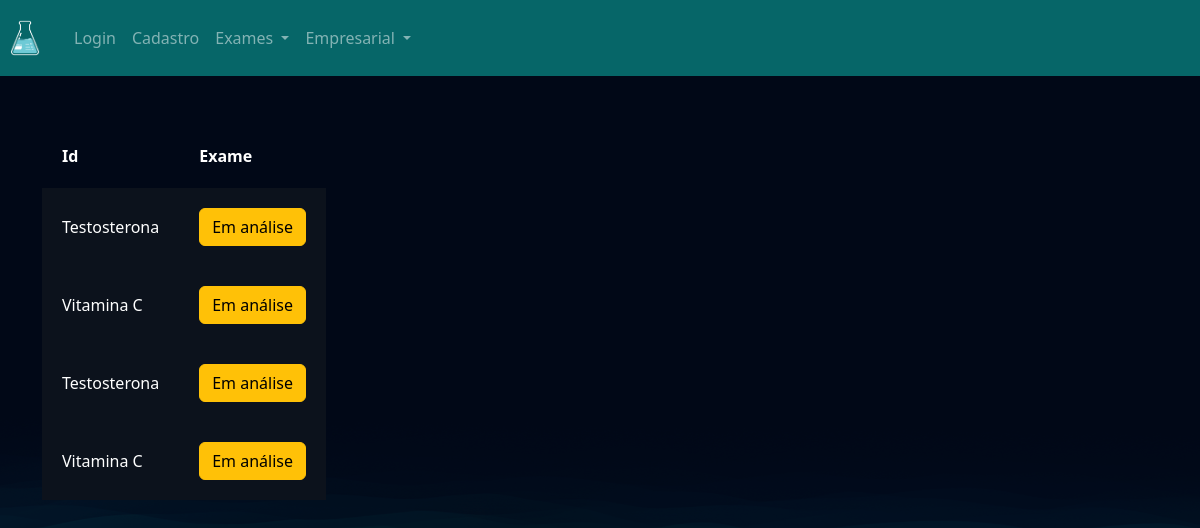
The page /exames/acesso_medico/IybqFzsm (signed in) on the database its author committed.
### exames/models.py (models this page shows, shortened)
class SolicitacaoExame(models.Model):
    choice_status = (
        ('E', 'Em análise'),
        ('F', 'Finalizado')
    )
    usuario = models.ForeignKey(User, on_delete=models.DO_NOTHING)
    exame = models.ForeignKey(TiposExames, on_delete=models.DO_NOTHING)
    status = models.CharField(max_length=2, choices=choice_status)
    resultado = models.FileField(upload_to="resultados", null=True, blank=True)
    requer_senha = models.BooleanField(default=False)
    senha = models.CharField(max_length=16, null=True, blank=True)

class TiposExames(models.Model):
    tipo_choices = (
        ('I', 'Exame de imagem'),
        ('S', 'Exame de sangue')
    )
    nome = models.CharField(max_length=64)
    tipo = models.CharField(max_length=1, choices=tipo_choices)
    preco = models.FloatField()
    disponivel = models.BooleanField(default=True)
    horario_inicial = models.IntegerField()
    horario_final = models.IntegerField()

### exames/views.py (the view)
# urls.py: path('acesso_medico/<str:token>', views.acesso_medico, name="acesso_medico"),
def acesso_medico(request, token):
    if not request.user.is_authenticated:
        messages.add_message(request, constants.ERROR, 'Você precisa fazer login para acessar esta pagina!')
        return redirect('/usuarios/login')
    acesso_medico = AcessoMedico.objects.get(token = token)
    if acesso_medico.status == 'Expirado':
        messages.add_message(request, constants.WARNING, 'Esse link já se expirou!')
        return redirect('/usuarios/login')
    pedidos = PedidosExames.objects.filter(data__gte = acesso_medico.data_exames_iniciais).filter(data__lte = acesso_medico.data_exames_finais).filter(usuario=acesso_medico.usuario)
    return render(request, 'acesso_medico.html', {'pedidos': pedidos})

### exames/models.py (called while the page is built)
    @property
    def status(self):
        return 'Expirado' if timezone.now() > (self.criado_em + timedelta(hours=self.tempo_de_acesso)) else 'Ativo'

### exames/templates/acesso_medico.html
{% extends "bases/base.html" %}
{% load static %}
{% block 'head' %}
    <link href="{% static 'exames/css/exame.css' %}" rel="stylesheet">
    <link href="{% static 'exames/css/gerenciar_pedidos.css' %}" rel="stylesheet">
{% endblock 'head' %}
{% block 'conteudo' %}
    <br>
    <br>
    <div class="container">
        <table style="">
            <tr>
              <th>Id</th>
              <th>Exame</th>
              {% for pedido in pedidos %}
                {% for exame in pedido.exames.all %}
                    <tr class="linha-tabela">
                        <td>{{exame.exame.nome}}</td>
                        {% if exame.resultado %}
                            <td>
                                <a style="text-decoration: none;" class="btn btn-success" href="{{exame.resultado.url}}">
                                    Ver exame
                                </a>
                            </td>
                        {% else %}
                            <td><button class="btn btn-warning"> Em análise</button></td>
                        {% endif %}
                    </tr>
                {% endfor %}
            {% endfor %}
        </table>
    </div>
{% endblock 'conteudo' %}

### templates/static/geral/css/base.css (style rules this page uses)
:root { --main-color: #151C34; --dark-color: #0C121C ; --light-color: #6DE6EE; --contrast-color: #f4c96b; --differential-color: #066668; }
* { color: white }

### templates/static/exames/css/exame.css (style rules this page uses)
body { background-image: url('/static/geral/img/bg2.png'); background-size: cover; }

### templates/static/exames/css/gerenciar_pedidos.css (style rules this page uses)
.linha-tabela { background-color: var(--dark-color); height: 20px; }
td, th { padding: 20px; }

### rows shown on the page
SolicitacaoExame: exame.nome "Testosterona", resultado "Em análise"
SolicitacaoExame: exame.nome "Vitamina C", resultado "Em análise"
SolicitacaoExame: exame.nome "Testosterona", resultado "Em análise"
SolicitacaoExame: exame.nome "Vitamina C", resultado "Em análise"
